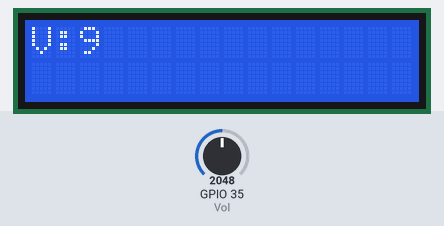
This sketch was run on a simulated ESP32. On the bench: 16×2 character LCD. The test bench sets the inputs (shaded band); at power-on: GPIO 35 (Vol) = 2048.

Above: at 1.2 s.
1.3 s: GPIO 35 (Vol) set to 2866
At 2.9 s:
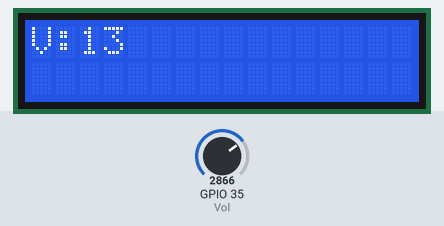
3.5 s: GPIO 35 (Vol) set to 3603
At 4.5 s:
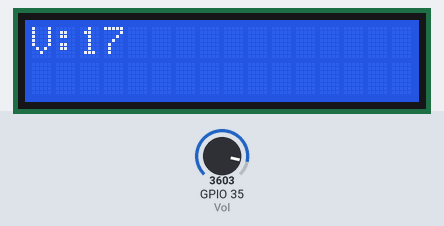
5.5 s: GPIO 35 (Vol) set to 4095
At 7.4 s:
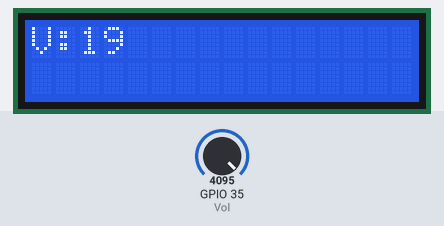
Timing chart, 0 to 8.9 s (numbered marks = the images above; inputs shaded):
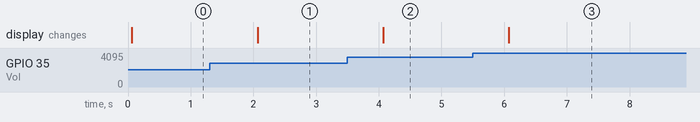

Measured:
- after the input at 1.3 s, the display: changes after 0.77 s (image 1)
- after the input at 3.5 s, the display: changes after 0.57 s (image 2)
- after the input at 5.5 s, the display: changes after 0.57 s (image 3)

The sketch:

VOLTAGE.ino
```cpp
#include <LiquidCrystal.h>
const int rs =5, en = 18, d4 = 19, d5 = 21, d6 = 22, d7 = 23;
LiquidCrystal lcd(rs, en, d4, d5, d6, d7);

const int Vol = 35;
int sensor;

void setup()
{
  lcd.begin(16,2);
  pinMode(Vol,INPUT);

}

void loop()
{
 sensor=analogRead(Vol)/208.75;

 lcd.setCursor(0,0);
 lcd.print("V:");
 lcd.print(sensor);
 lcd.print("       ");
 delay(1000);
}
```
